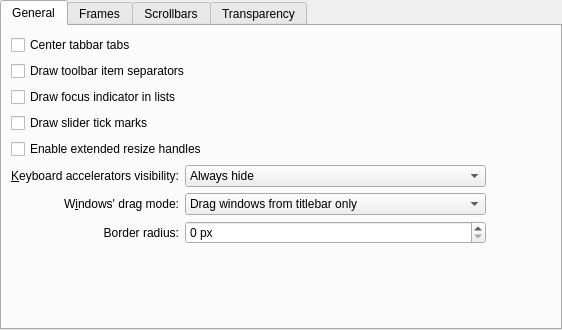
<?xml version="1.0" encoding="UTF-8"?>
<ui version="4.0">
 <class>NitruxStyleConfig</class>
 <widget class="QWidget" name="NitruxStyleConfig">
  <property name="geometry">
   <rect>
    <x>0</x>
    <y>0</y>
    <width>562</width>
    <height>330</height>
   </rect>
  </property>
  <property name="sizePolicy">
   <sizepolicy hsizetype="Preferred" vsizetype="Preferred">
    <horstretch>0</horstretch>
    <verstretch>0</verstretch>
   </sizepolicy>
  </property>
  <layout class="QVBoxLayout" name="verticalLayout_2">
   <property name="leftMargin">
    <number>0</number>
   </property>
   <property name="topMargin">
    <number>0</number>
   </property>
   <property name="rightMargin">
    <number>0</number>
   </property>
   <property name="bottomMargin">
    <number>0</number>
   </property>
   <item>
    <widget class="QTabWidget" name="tabWidget">
     <property name="currentIndex">
      <number>0</number>
     </property>
     <widget class="QWidget" name="tab">
      <attribute name="title">
       <string>General</string>
      </attribute>
      <layout class="QGridLayout" name="gridLayout">
       <item row="6" column="1">
        <widget class="QLabel" name="_windowDragLabel">
         <property name="sizePolicy">
          <sizepolicy hsizetype="Preferred" vsizetype="Preferred">
           <horstretch>0</horstretch>
           <verstretch>0</verstretch>
          </sizepolicy>
         </property>
         <property name="text">
          <string>W&amp;indows' drag mode:</string>
         </property>
         <property name="alignment">
          <set>Qt::AlignRight|Qt::AlignTrailing|Qt::AlignVCenter</set>
         </property>
         <property name="buddy">
          <cstring>_windowDragMode</cstring>
         </property>
        </widget>
       </item>
       <item row="2" column="1" colspan="4">
        <widget class="QCheckBox" name="_viewDrawFocusIndicator">
         <property name="text">
          <string>Draw focus indicator in lists</string>
         </property>
        </widget>
       </item>
       <item row="5" column="1">
        <widget class="QLabel" name="_mnemonicsLabel">
         <property name="text">
          <string>&amp;Keyboard accelerators visibility:</string>
         </property>
         <property name="alignment">
          <set>Qt::AlignRight|Qt::AlignTrailing|Qt::AlignVCenter</set>
         </property>
         <property name="buddy">
          <cstring>_mnemonicsMode</cstring>
         </property>
        </widget>
       </item>
       <item row="5" column="2" colspan="2">
        <widget class="QComboBox" name="_mnemonicsMode">
         <item>
          <property name="text">
           <string>Always hide</string>
          </property>
         </item>
         <item>
          <property name="text">
           <string>Show when Alt key is pressed</string>
          </property>
         </item>
         <item>
          <property name="text">
           <string>Always show</string>
          </property>
         </item>
        </widget>
       </item>
       <item row="5" column="4">
        <spacer name="horizontalSpacer_3">
         <property name="orientation">
          <enum>Qt::Horizontal</enum>
         </property>
         <property name="sizeHint" stdset="0">
          <size>
           <width>65</width>
           <height>20</height>
          </size>
         </property>
        </spacer>
       </item>
       <item row="6" column="2" colspan="2">
        <widget class="QComboBox" name="_windowDragMode">
         <item>
          <property name="text">
           <string>Drag windows from titlebar only</string>
          </property>
         </item>
         <item>
          <property name="text">
           <string>Drag windows from titlebar, menubar and toolbars</string>
          </property>
         </item>
         <item>
          <property name="text">
           <string>Drag windows from all empty areas</string>
          </property>
         </item>
        </widget>
       </item>
       <item row="7" column="1">
        <widget class="QLabel" name="_borderRadiusLabel">
         <property name="text">
          <string>Border radius:</string>
         </property>
         <property name="alignment">
          <set>Qt::AlignRight|Qt::AlignTrailing|Qt::AlignVCenter</set>
         </property>
         <property name="buddy">
          <cstring>_borderRadius</cstring>
         </property>
        </widget>
       </item>
       <item row="7" column="2" colspan="2">
        <widget class="QSpinBox" name="_borderRadius">
         <property name="suffix">
          <string> px</string>
         </property>
         <property name="minimum">
          <number>0</number>
         </property>
         <property name="maximum">
          <number>32</number>
         </property>
        </widget>
       </item>
       <item row="8" column="1" colspan="3">
        <spacer name="verticalSpacer">
         <property name="orientation">
          <enum>Qt::Vertical</enum>
         </property>
         <property name="sizeHint" stdset="0">
          <size>
           <width>20</width>
           <height>49</height>
          </size>
         </property>
        </spacer>
       </item>
       <item row="0" column="1" colspan="4">
        <widget class="QCheckBox" name="_tabBarDrawCenteredTabs">
         <property name="text">
          <string>Center tabbar tabs</string>
         </property>
        </widget>
       </item>
       <item row="1" column="1" colspan="4">
        <widget class="QCheckBox" name="_toolBarDrawItemSeparator">
         <property name="text">
          <string>Draw toolbar item separators</string>
         </property>
        </widget>
       </item>
       <item row="3" column="1" colspan="4">
        <widget class="QCheckBox" name="_sliderDrawTickMarks">
         <property name="text">
          <string>Draw slider tick marks</string>
         </property>
        </widget>
       </item>
       <item row="4" column="1" colspan="4">
        <widget class="QCheckBox" name="_splitterProxyEnabled">
         <property name="text">
          <string>Enable extended resize handles</string>
         </property>
        </widget>
       </item>
      </layout>
     </widget>
     <widget class="QWidget" name="tab_3">
      <attribute name="title">
       <string>Frames</string>
      </attribute>
      <layout class="QVBoxLayout" name="verticalLayout_3">
       <item>
        <widget class="QCheckBox" name="_dockWidgetDrawFrame">
         <property name="text">
          <string>Draw frame around dockable panels</string>
         </property>
        </widget>
       </item>
       <item>
        <widget class="QCheckBox" name="_sidePanelDrawFrame">
         <property name="text">
          <string>Draw frame around side panels</string>
         </property>
        </widget>
       </item>
       <item>
        <widget class="QCheckBox" name="_menuItemDrawThinFocus">
         <property name="text">
          <string>Draw a thin line to indicate focus in menus and menubars</string>
         </property>
        </widget>
       </item>
       <item>
        <spacer name="verticalSpacer_3">
         <property name="orientation">
          <enum>Qt::Vertical</enum>
         </property>
         <property name="sizeHint" stdset="0">
          <size>
           <width>20</width>
           <height>117</height>
          </size>
         </property>
        </spacer>
       </item>
      </layout>
     </widget>
     <widget class="QWidget" name="tab_4">
      <attribute name="title">
       <string>Scrollbars</string>
      </attribute>
      <layout class="QGridLayout" name="gridLayout_6">
       <item row="1" column="2">
        <spacer name="horizontalSpacer_2">
         <property name="orientation">
          <enum>Qt::Horizontal</enum>
         </property>
         <property name="sizeHint" stdset="0">
          <size>
           <width>40</width>
           <height>20</height>
          </size>
         </property>
        </spacer>
       </item>
       <item row="1" column="0">
        <widget class="QLabel" name="_scrollBarAddLineLabel">
         <property name="text">
          <string>Bottom arrow button t&amp;ype:</string>
         </property>
         <property name="alignment">
          <set>Qt::AlignRight|Qt::AlignTrailing|Qt::AlignVCenter</set>
         </property>
         <property name="buddy">
          <cstring>_scrollBarAddLineButtons</cstring>
         </property>
        </widget>
       </item>
       <item row="0" column="0">
        <widget class="QLabel" name="_scrollBarSubLineLabel">
         <property name="text">
          <string>&amp;Top arrow button type:</string>
         </property>
         <property name="alignment">
          <set>Qt::AlignRight|Qt::AlignTrailing|Qt::AlignVCenter</set>
         </property>
         <property name="buddy">
          <cstring>_scrollBarSubLineButtons</cstring>
         </property>
        </widget>
       </item>
       <item row="0" column="1">
        <widget class="QComboBox" name="_scrollBarSubLineButtons">
         <item>
          <property name="text">
           <string>No buttons</string>
          </property>
         </item>
         <item>
          <property name="text">
           <string>One button</string>
          </property>
         </item>
         <item>
          <property name="text">
           <string>Two buttons</string>
          </property>
         </item>
        </widget>
       </item>
       <item row="1" column="1">
        <widget class="QComboBox" name="_scrollBarAddLineButtons">
         <item>
          <property name="text">
           <string>No buttons</string>
          </property>
         </item>
         <item>
          <property name="text">
           <string>One button</string>
          </property>
         </item>
         <item>
          <property name="text">
           <string>Two buttons</string>
          </property>
         </item>
        </widget>
       </item>
       <item row="2" column="0" colspan="3">
        <spacer name="verticalSpacer_4">
         <property name="orientation">
          <enum>Qt::Vertical</enum>
         </property>
         <property name="sizeHint" stdset="0">
          <size>
           <width>20</width>
           <height>40</height>
          </size>
         </property>
        </spacer>
       </item>
      </layout>
     </widget>
     <widget class="QWidget" name="tab_5">
      <attribute name="title">
       <string>Transparency</string>
      </attribute>
      <layout class="QGridLayout" name="gridLayout_2">
       <item row="10" column="1">
        <spacer name="verticalSpacer_5">
         <property name="orientation">
          <enum>Qt::Vertical</enum>
         </property>
         <property name="sizeHint" stdset="0">
          <size>
           <width>20</width>
           <height>40</height>
          </size>
         </property>
        </spacer>
       </item>
       <item row="1" column="1">
        <layout class="QHBoxLayout" name="horizontalLayout_2">
         <item>
          <widget class="QLabel" name="_menuOpacityTransparentLabel">
           <property name="text">
            <string>Transparent</string>
           </property>
          </widget>
         </item>
         <item>
          <spacer name="horizontalSpacer_6">
           <property name="orientation">
            <enum>Qt::Horizontal</enum>
           </property>
           <property name="sizeHint" stdset="0">
            <size>
             <width>40</width>
             <height>20</height>
            </size>
           </property>
          </spacer>
         </item>
         <item>
          <widget class="QLabel" name="_menuOpacityOpaqueLabel">
           <property name="sizePolicy">
            <sizepolicy hsizetype="Minimum" vsizetype="Preferred">
             <horstretch>0</horstretch>
             <verstretch>0</verstretch>
            </sizepolicy>
           </property>
           <property name="text">
            <string>Opaque</string>
           </property>
          </widget>
         </item>
        </layout>
       </item>
       <item row="7" column="0" colspan="2">
        <layout class="QHBoxLayout" name="horizontalLayout">
         <item>
          <widget class="QLabel" name="_menuGroupDescription">
           <property name="text">
            <string>Menu:</string>
           </property>
          </widget>
         </item>
         <item>
          <widget class="QSlider" name="_menuOpacity">
           <property name="minimum">
            <number>0</number>
           </property>
           <property name="maximum">
            <number>100</number>
           </property>
           <property name="singleStep">
            <number>1</number>
           </property>
           <property name="pageStep">
            <number>10</number>
           </property>
           <property name="value">
            <number>100</number>
           </property>
           <property name="orientation">
            <enum>Qt::Horizontal</enum>
           </property>
           <property name="invertedAppearance">
            <bool>false</bool>
           </property>
           <property name="invertedControls">
            <bool>false</bool>
           </property>
           <property name="tickPosition">
            <enum>QSlider::TicksBelow</enum>
           </property>
           <property name="tickInterval">
            <number>10</number>
           </property>
          </widget>
         </item>
        </layout>
       </item>
       <item row="1" column="0">
        <spacer name="horizontalSpacer_5">
         <property name="orientation">
          <enum>Qt::Horizontal</enum>
         </property>
         <property name="sizeType">
          <enum>QSizePolicy::Fixed</enum>
         </property>
         <property name="sizeHint" stdset="0">
          <size>
           <width>40</width>
           <height>20</height>
          </size>
         </property>
        </spacer>
       </item>
       <item row="9" column="0" colspan="2">
        <spacer name="horizontalSpacer_4">
         <property name="orientation">
          <enum>Qt::Horizontal</enum>
         </property>
         <property name="sizeType">
          <enum>QSizePolicy::Preferred</enum>
         </property>
         <property name="sizeHint" stdset="0">
          <size>
           <width>542</width>
           <height>20</height>
          </size>
         </property>
        </spacer>
       </item>
      </layout>
     </widget>
    </widget>
   </item>
  </layout>
 </widget>
 <tabstops>
  <tabstop>tabWidget</tabstop>
  <tabstop>_tabBarDrawCenteredTabs</tabstop>
  <tabstop>_toolBarDrawItemSeparator</tabstop>
  <tabstop>_viewDrawFocusIndicator</tabstop>
  <tabstop>_sliderDrawTickMarks</tabstop>
  <tabstop>_splitterProxyEnabled</tabstop>
  <tabstop>_mnemonicsMode</tabstop>
  <tabstop>_windowDragMode</tabstop>
  <tabstop>_dockWidgetDrawFrame</tabstop>
  <tabstop>_sidePanelDrawFrame</tabstop>
  <tabstop>_menuItemDrawThinFocus</tabstop>
  <tabstop>_scrollBarSubLineButtons</tabstop>
  <tabstop>_scrollBarAddLineButtons</tabstop>
 </tabstops>
 <resources/>
 <connections>
 </connections>
</ui>
